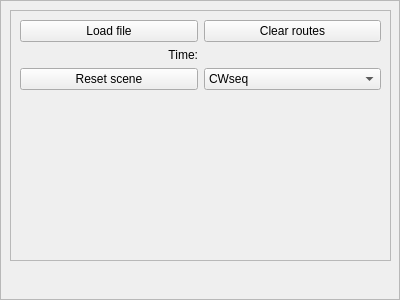
<?xml version="1.0" encoding="UTF-8"?>
<ui version="4.0">
 <class>CVRPmanager</class>
 <widget class="QFrame" name="CVRPmanager">
  <property name="geometry">
   <rect>
    <x>0</x>
    <y>0</y>
    <width>400</width>
    <height>300</height>
   </rect>
  </property>
  <property name="windowTitle">
   <string>Frame</string>
  </property>
  <property name="frameShape">
   <enum>QFrame::StyledPanel</enum>
  </property>
  <property name="frameShadow">
   <enum>QFrame::Raised</enum>
  </property>
  <widget class="QFrame" name="frame">
   <property name="geometry">
    <rect>
     <x>10</x>
     <y>10</y>
     <width>381</width>
     <height>251</height>
    </rect>
   </property>
   <property name="sizePolicy">
    <sizepolicy hsizetype="Preferred" vsizetype="Preferred">
     <horstretch>0</horstretch>
     <verstretch>0</verstretch>
    </sizepolicy>
   </property>
   <property name="frameShape">
    <enum>QFrame::StyledPanel</enum>
   </property>
   <property name="frameShadow">
    <enum>QFrame::Raised</enum>
   </property>
   <layout class="QGridLayout" name="gridLayout">
    <item row="2" column="0">
     <widget class="QLabel" name="timeDescriptionLabel">
      <property name="text">
       <string>Time:</string>
      </property>
      <property name="alignment">
       <set>Qt::AlignRight|Qt::AlignTrailing|Qt::AlignVCenter</set>
      </property>
     </widget>
    </item>
    <item row="3" column="4">
     <widget class="QComboBox" name="selectVersion">
      <item>
       <property name="text">
        <string>CWseq</string>
       </property>
      </item>
      <item>
       <property name="text">
        <string>CWseqInv</string>
       </property>
      </item>
      <item>
       <property name="text">
        <string>CWseqSqueamish</string>
       </property>
      </item>
      <item>
       <property name="text">
        <string>CWseqSqueamishInv</string>
       </property>
      </item>
      <item>
       <property name="text">
        <string>CWseqMerge</string>
       </property>
      </item>
      <item>
       <property name="text">
        <string>CWpar</string>
       </property>
      </item>
      <item>
       <property name="text">
        <string>CWparInv</string>
       </property>
      </item>
      <item>
       <property name="text">
        <string>CWparRandomized</string>
       </property>
      </item>
      <item>
       <property name="text">
        <string>preFlowPush</string>
       </property>
      </item>
     </widget>
    </item>
    <item row="0" column="0">
     <widget class="QPushButton" name="loadFilePushButton">
      <property name="text">
       <string>Load file</string>
      </property>
     </widget>
    </item>
    <item row="4" column="0">
     <spacer name="verticalSpacer">
      <property name="orientation">
       <enum>Qt::Vertical</enum>
      </property>
      <property name="sizeType">
       <enum>QSizePolicy::Expanding</enum>
      </property>
      <property name="sizeHint" stdset="0">
       <size>
        <width>20</width>
        <height>40</height>
       </size>
      </property>
     </spacer>
    </item>
    <item row="4" column="4">
     <spacer name="horizontalSpacer">
      <property name="orientation">
       <enum>Qt::Horizontal</enum>
      </property>
      <property name="sizeType">
       <enum>QSizePolicy::Expanding</enum>
      </property>
      <property name="sizeHint" stdset="0">
       <size>
        <width>40</width>
        <height>1</height>
       </size>
      </property>
     </spacer>
    </item>
    <item row="5" column="0">
     <spacer name="horizontalSpacer_2">
      <property name="orientation">
       <enum>Qt::Horizontal</enum>
      </property>
      <property name="sizeType">
       <enum>QSizePolicy::MinimumExpanding</enum>
      </property>
      <property name="sizeHint" stdset="0">
       <size>
        <width>40</width>
        <height>20</height>
       </size>
      </property>
     </spacer>
    </item>
    <item row="3" column="0">
     <widget class="QPushButton" name="resetScenePushButton">
      <property name="text">
       <string>Reset scene</string>
      </property>
     </widget>
    </item>
    <item row="0" column="4">
     <widget class="QPushButton" name="clearRoutesPushButton">
      <property name="text">
       <string>Clear routes</string>
      </property>
     </widget>
    </item>
    <item row="2" column="4">
     <widget class="QLabel" name="timeLabel">
      <property name="text">
       <string/>
      </property>
     </widget>
    </item>
    <item row="5" column="4">
     <layout class="QHBoxLayout" name="horizontalLayout_2">
      <item>
       <spacer name="verticalSpacer_2">
        <property name="orientation">
         <enum>Qt::Vertical</enum>
        </property>
        <property name="sizeType">
         <enum>QSizePolicy::MinimumExpanding</enum>
        </property>
        <property name="sizeHint" stdset="0">
         <size>
          <width>20</width>
          <height>40</height>
         </size>
        </property>
       </spacer>
      </item>
      <item>
       <widget class="QLabel" name="label">
        <property name="sizePolicy">
         <sizepolicy hsizetype="Ignored" vsizetype="Ignored">
          <horstretch>0</horstretch>
          <verstretch>0</verstretch>
         </sizepolicy>
        </property>
        <property name="text">
         <string/>
        </property>
        <property name="pixmap">
         <pixmap resource="../pics.qrc">:/pics/NicePng_red-ribbon-png_260752.png</pixmap>
        </property>
        <property name="scaledContents">
         <bool>true</bool>
        </property>
       </widget>
      </item>
     </layout>
    </item>
   </layout>
  </widget>
 </widget>
 <resources>
  <include location="../pics.qrc"/>
 </resources>
 <connections/>
</ui>
